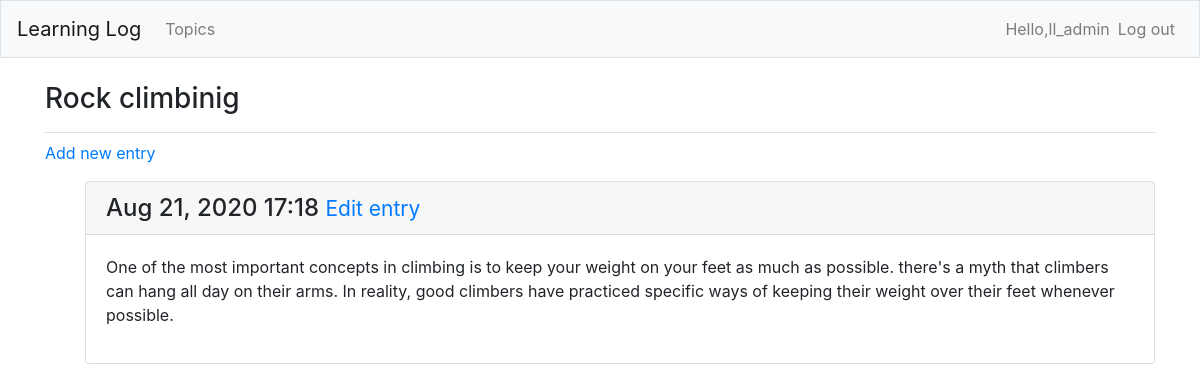
Page /topics2/ (signed in) on the committed database.
### learning_logs/models.py (models this page shows, shortened)
class Topic(models.Model):
    text = models.CharField(max_length=200)
    date_added = models.DateTimeField(auto_now_add=True)
    owner = models.ForeignKey(User, on_delete=models.CASCADE)
    def __str__(self):
        return self.text

class Entry(models.Model):
    topic = models.ForeignKey(Topic, on_delete=models.CASCADE)
    text = models.TextField()
    date_added = models.DateTimeField(auto_now_add=True)
    class Meta:
        verbose_name_plural = 'entries'

### learning_logs/views.py (the view)
# urls.py: path('topics<int:topic_id>/', views.topic, name='topic'),
@login_required
def topic(request, topic_id):
        topic = Topic.objects.get(id=topic_id)
        if topic.owner != request.user:
                raise Http404
        entries = topic.entry_set.order_by('-date_added') # minus sign front of 'date_added' sort results in reverse order
        context = {'topic': topic, 'entries': entries}
        return render(request, 'learning_logs/topic.html', context)

### learning_logs/templates/learning_logs/topic.html
{% extends 'learning_logs/base.html' %}
{% block page_header %}
    <h3>
        {{ topic }}
    </h3>
{% endblock page_header %}
{% block content %}
    <p>
        <a href="{% url 'learning_logs:new_entry' topic.id %}">Add new entry</a>
    <ul>
    {% for entry in entries %}
        <section class="card mb-3">
            <h4 class="card-header">
                {{ entry.date_added|date:'M d, Y H:i' }}
                <small>
                    <a href="{% url 'learning_logs:edit_entry' entry.id %}">
                        Edit entry
                    </a>
                </small>
            </h4>
            <article class="card-body">
                {{ entry.text|linebreaks }}
            </article>
        </section>
    {% empty %}
        <p>There are no entries for this topic yet.</p>
    {% endfor %}
    </ul>
{% endblock content %}

### learning_logs/templates/learning_logs/base.html (shortened to what this page needs)
{% load bootstrap4 %}
<!doctype html>
<html lang="en">
    <head>
        {% bootstrap_css %}
    </head>
    <body>
        <nav class="navbar navbar-expand-md navbar-light bg-light mb-4 border">
            <a class="navbar-brand" href="{% url 'learning_logs:index' %}">Learning Log</a>
            <section class="collapse navbar-collapse" id="navbarCollapse">
                <ul class="navbar-nav mr-auto">
                    <li class="nav-item">
                        <a href="{% url 'learning_logs:topics' %}" class="nav-link">
                            Topics
                        </a>
                    </li>
                </ul>
                <ul class="navbar-nav ml-auto">
                    {% if user.is_authenticated %}
                        <li class="nav-item">
                            <span class="navbar-text">
                                Hello,{{ user.username }}
                            </span>
                        </li>
                        <li class="nav-item">
                            <a href="{% url 'users:logout' %}" class="nav-link">
                                Log out
                            </a>
                        </li>
                    {% endif %}
                </ul>
            </section>
        </nav>
        <main role="main" class="container">
            <section class="pb-2 mb-2 border-bottom">
                {% block page_header %}{% endblock page_header %}
            </section>
            <section>
                {% block content %}{% endblock content %}
            </section>
        </main>
    </body>
</html>

### rows in the picture
Topic: text "Rock climbinig"
Entry: date_added "Aug 21, 2020 17:18", text "One of the most important concepts in climbing is to keep your weight on your feet as much as possible. there's a myth that climbers can hang all day on their arms. In reality, good climbers have practiced specific ways of keeping their weight over their feet whenever possible."

### other values in the picture
{{ user.username }} "ll_admin"
